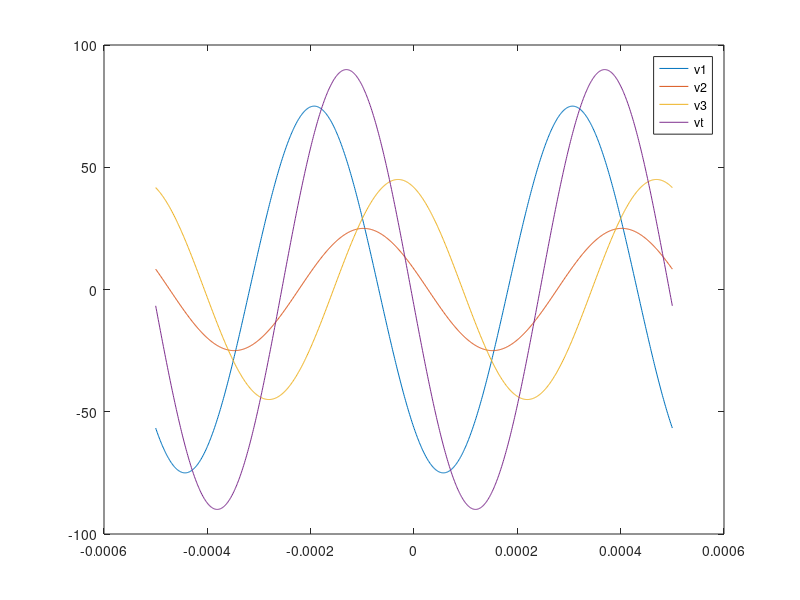
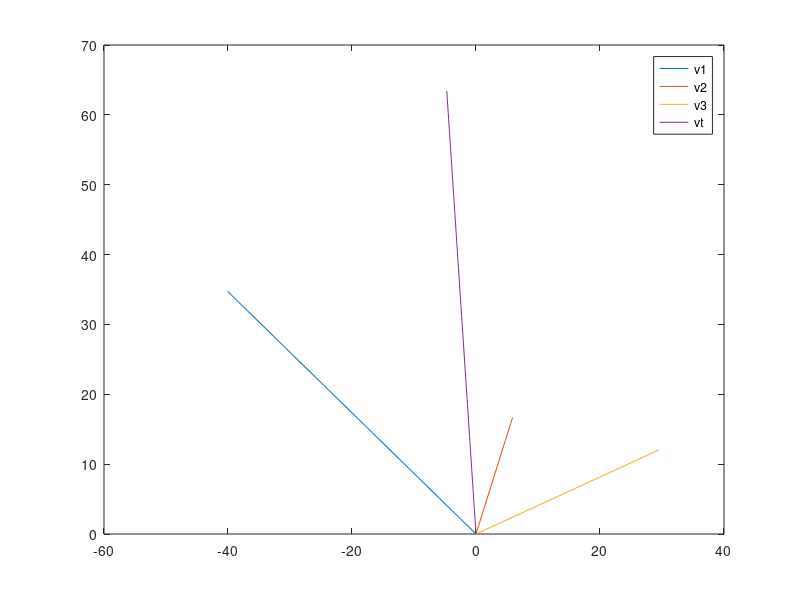
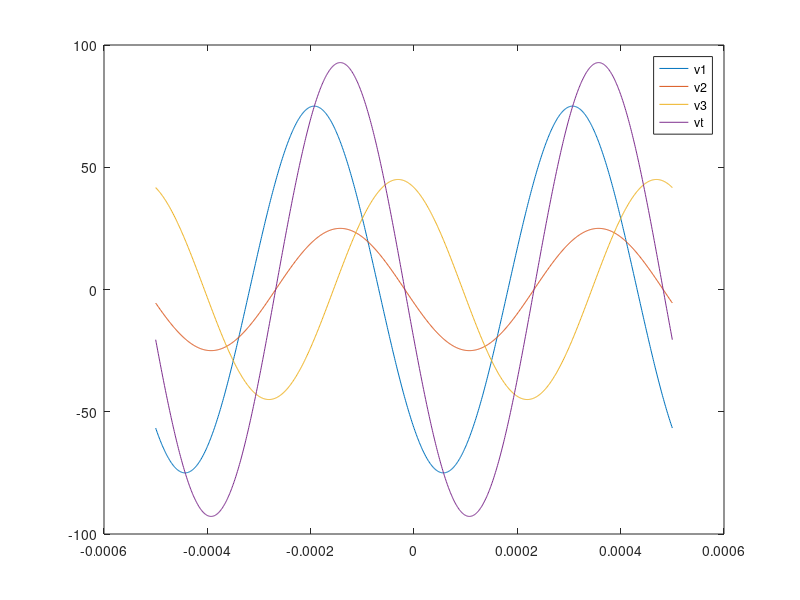

The MATLAB script that drew these images, in order:
%Grandezas
f   = 2000;
w   = 4000*pi;
A1  = 75;
A2  = 25;
A3  = 45;
fi1 = acos(-34*(20/12) / A1)
fi2 = acos(  5*(20/12) / A2)
fi3 = acos( 25*(20/12) / A3)
t = linspace(-0.0005,0.0005,1000);

%Sinais no tempo
v1 = A1*cos(w*t + fi1);
v2 = A2*cos(w*t + fi2);
v3 = A3*cos(w*t + fi3);

vt = v1+v2+v3;

%Plot
figure(1);
%xtitle('Tensoes no tempo','Real','Imag');
plot(t,v1,t,v2,t,v3,t,vt);
legend('v1','v2','v3','vt');


%Fasores
v1 = A1/sqrt(2)*exp(i*fi1);
v2 = A2/sqrt(2)*exp(i*fi2);
v3 = A3/sqrt(2)*exp(i*fi3);
vt = v1+v2+v3

%Plot
figure(2);
%xtitle('Fasores das Tensoes','Real','Imag');
plot([0,real(v1)],[0,imag(v1)],[0,real(v2)],[0,imag(v2)],[0,real(v3)],[0,imag(v3)],[0,real(vt)],[0,imag(vt)]);
legend('v1','v2','v3','vt');


%Modificando Vt a partir de v2
%Primeiro, encontro a fase de v1+v3
v13  = v1+v3;
fi13 = atan(imag(v13)/real(v13))
%Agora, posiciono v2 tal que possua fase inversa a de v13
novo_fi2 = fi13 - pi %Aqui tá dando errado, acho que devia ser + pi, talvez...
novo_v2  = A2/sqrt(2)*exp(i*novo_fi2);
%E calculo novo vt
novo_vt = v1+novo_v2+v3;
abs(novo_vt)

%no tempo...
v1 = A1*cos(w*t + fi1);
novo_v2 = A2*cos(w*t + novo_fi2);
v3 = A3*cos(w*t + fi3);
novo_vt = v1+novo_v2+v3;

%Plot
figure(3);
%xtitle('Fasores das Tensoes modificadas','Real','Imag');
plot(t,v1,t,novo_v2,t,v3,t,novo_vt);
legend('v1','v2','v3','vt');
